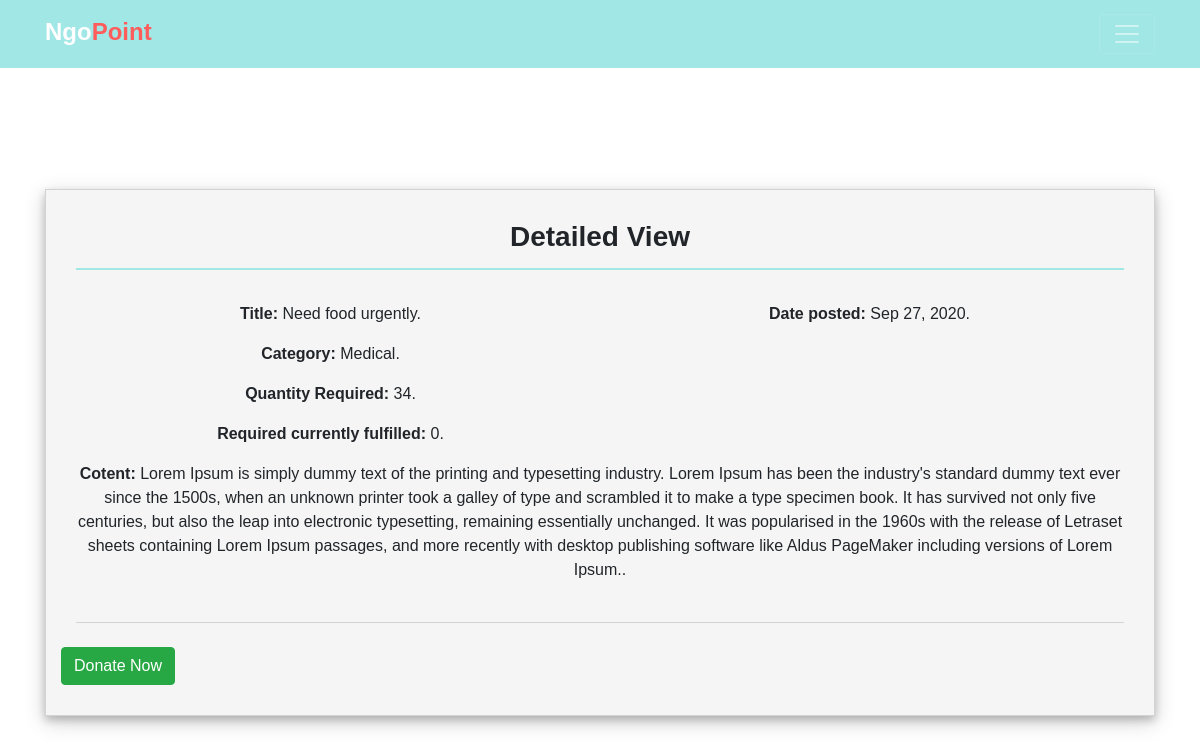
Screenshot of /donor-requirement-view/11/ with the database file from the repository.
### ngo_requirements/models.py (models this page shows)
class Requirement(models.Model):
    requirement_heading=models.CharField(max_length=300,default='')
    requirement_content=models.TextField()
    ngo = models.ForeignKey(Ngo, on_delete=models.CASCADE, default='')
    category = models.ForeignKey(Help_category,on_delete=models.CASCADE, default='')
    quantity=models.IntegerField(max_length=999999,null=True)
    amount=models.IntegerField(max_length=999999,null=True)
    requirement_fulfilled=models.IntegerField(max_length=255,default=0)
    fulfilled_by=models.ManyToManyField(Donor,related_name='fulfillers')
    date_posted =models.DateTimeField(default=timezone.now)
    class Meta:
        ordering=['-date_posted']

class Help_category(models.Model):
    help_category = models.CharField(max_length=300,default='')
    def __str__(self):
        return f"{self.help_category}"

### ngo_requirements/views.py (the view)
# urls.py: path('donor-requirement-view/<int:rid>/', views.donorRequirementView, name='donorRequirementView'),
def donorRequirementView(request,rid):
    requirement=Requirement.objects.get(id=rid)
    context={
        'requirement':requirement,
    }
    return render(request,'ngo_requirements/donor_requirement_view.html',context)

### ngo_requirements/templates/ngo_requirements/donor_requirement_view.html (shortened to what this page needs)
{% extends 'ngo_requirements/base.html' %}
{% load crispy_forms_tags %}
{% block content %}
{% include 'ngo_requirements/navbar.html' %}
<div class=" container"style="padding-top: 10px;">
    <div class=" form-out" >
        <h3 style="font-weight: bold;padding-bottom: 15px;border-bottom: 2px solid #A0E7E5;text-align: center;">Detailed View</h3><br>
        <div class="row">
            <div class="col-12 col-md-6"><p ><span style="font-weight: bold;">Title: </span>{{requirement.requirement_heading}}.</p></div>
            <div class="col-12 col-md-6"><p class=""><span style="font-weight: bold;">Date posted: </span>{{requirement.date_posted|date:"M d, Y"}}.</p></div>
        </div>
        <div class="row">
            <div class="col-12 col-md-6"><p ><span style="font-weight: bold;">Category: </span>{{requirement.category}}.</p></div>
        </div>
        {% if requirement.quantity %}
        <div class="row">
            <div class=" col-md-6 col-12"><p ><span style="font-weight: bold;">Quantity Required: </span>{{requirement.quantity}}.</p></div>
        </div>
        {% endif %}
        <div class="row">
            <div class=" col-md-6 col-12"><p ><span style="font-weight: bold;">Required currently fulfilled: </span>{{requirement.requirement_fulfilled}}.</p></div>
        </div>
        <div class="row" style="">
            <div class=" col-12"><p ><span style="font-weight: bold;">Cotent: </span>{{requirement.requirement_content}}.</p></div>
        </div><br>
        <div class="" style="border-bottom: 1px solid lightgray;">
        </div><br>
        <div class="row">
            <button class="btn btn-success" type="submit"><a href="/requirement-fulfillment/{{requirement.id}}/" style="color: white;">Donate Now</a></button>
        </div>
    </div>
    </div></div><br>
{% endblock %}

### ngo_requirements/templates/ngo_requirements/base.html (style rules this page uses)
.form-out { border: 1px solid lightgray;background-color: whitesmoke;padding: 30px;margin-top: 10%;margin-bottom:10%;text-align: center;box-shadow: 0 4px 8px 0 rgba(0, 0, 0, 0.2), 0 6px 20px 0 rgba(0, 0, 0, 0.19); }
body { background-color: white; font-family: Arial, Helvetica, sans-serif; height: 100%; }
html { font-size: 1rem; }

### rows the page displays
Requirement: requirement_heading "Need food urgently", date_posted "Sep 27, 2020", category "Medical", quantity "34", requirement_fulfilled "0", requirement_content "Lorem Ipsum is simply dummy text of the printing and typesetting industry. Lorem Ipsum has been the industry's standard dummy text ever since the 1500s, when an unknown printer took a galley of type and scrambled it to make a type specimen book. It has survived not only five centuries, but also the leap into electronic typesetting, remaining essentially unchanged. It was popularised in the 1960s with the release of Letraset sheets containing Lorem Ipsum passages, and more recently with desktop publishing software like Aldus PageMaker including versions of Lorem Ipsum."
